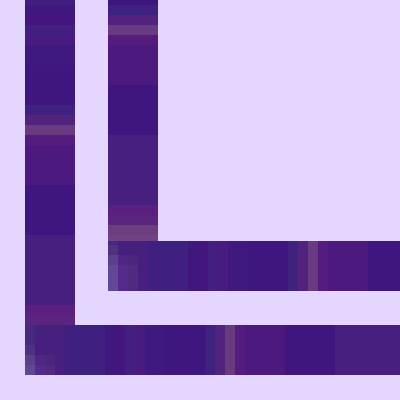
Frame 1 (no input)
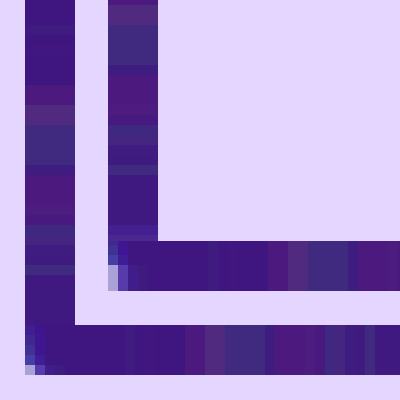
Frame 60 (the mouse pressed at the canvas centre just before this capture)
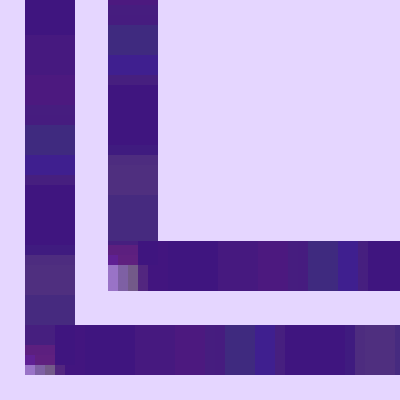
Frame 120 (the mouse held since frame 60 and released just before this capture)

The Processing sketch that drew these frames (run headless with seeded random() and noise(); from frame 60 on, the mouse is pressed at the canvas centre):

// Processing sketch: processing_90608
// ── processing_90608.pde

//Laura Laham
//LLaham@andrew.cmu.edu
//Copyright 2013 by Laura Laham. All rights reseved. No part of this document may be reproduced or transmitted in any form or by any means, electronic, mechanical, photocopying, recording, ot otherwise without prior written permission of Laura Laham

//Global variables
private int NUM = 400;
int[][] grid;

void setup() {
  size(400, 400);
  background(255);
  smooth();
  noStroke();
  grid = new int[width][height];
}

void draw() {
  background(229, 214, 255);
  rectMode(CENTER);
  for (int i = 0; i < NUM; i++) {
    for (int j = 0; j < NUM; j++) {
      grid[i][j] = int(random(1,10));
    }
  }
  for (int i = 0; i < NUM; i+=10) { //down
    for (int j = 0; j < NUM; j+=10) {
      fill(60, 21, 124, grid[25][j]);
      rect(50, j-50, 50, 50);
      rect(width/3,j-150, 50, 50);
    }
  }
for (int i = 0; i < NUM; i+=10) { //down
    for (int j = 0; j < NUM; j+=10) {
      fill(60, 21, 124, grid[25][j]);
      rect(50+j, height-50, 50, 50);
      rect(133+j, 2*width/3, 50, 50);
    }
  }
}
